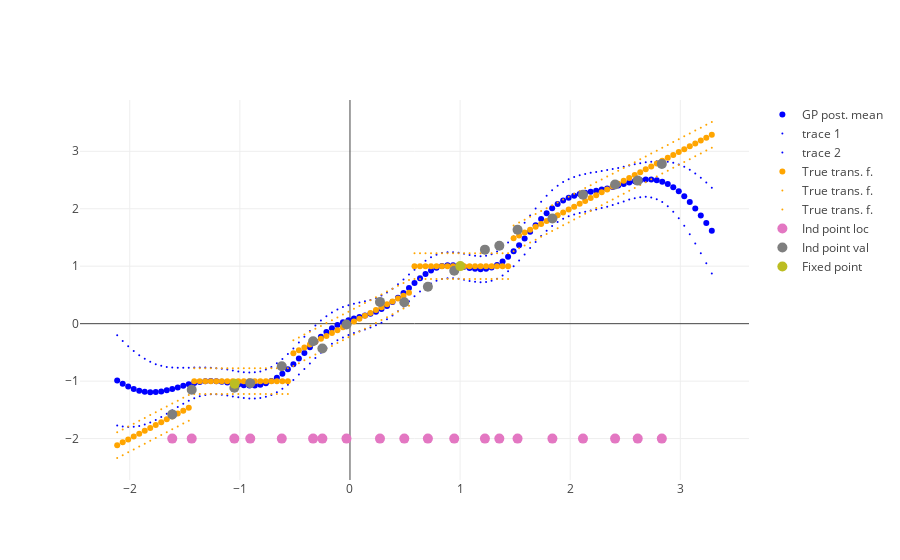

This figure's notebook cell:
### Code cell
kwells_callback_plot(all_results[-1].x)
